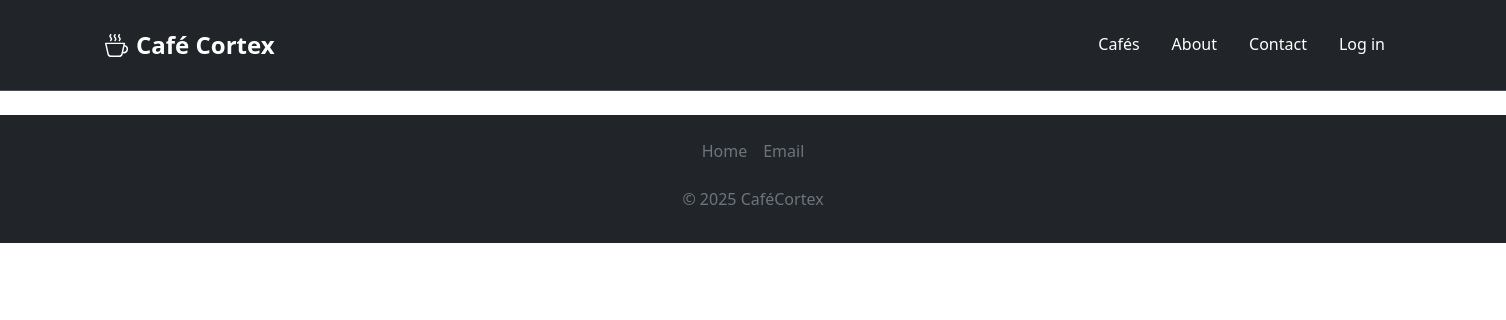
The app's page /cafes, older data.
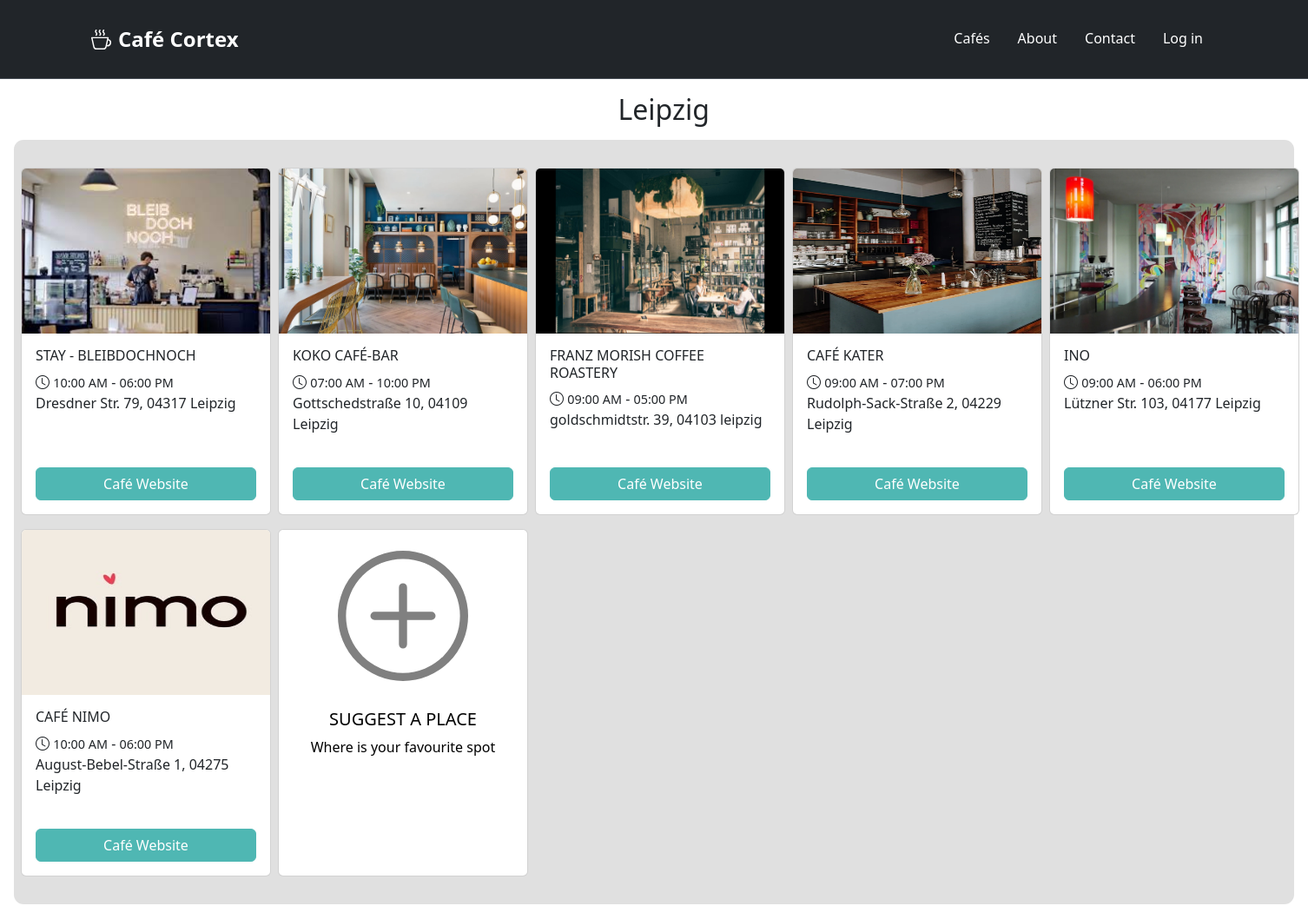
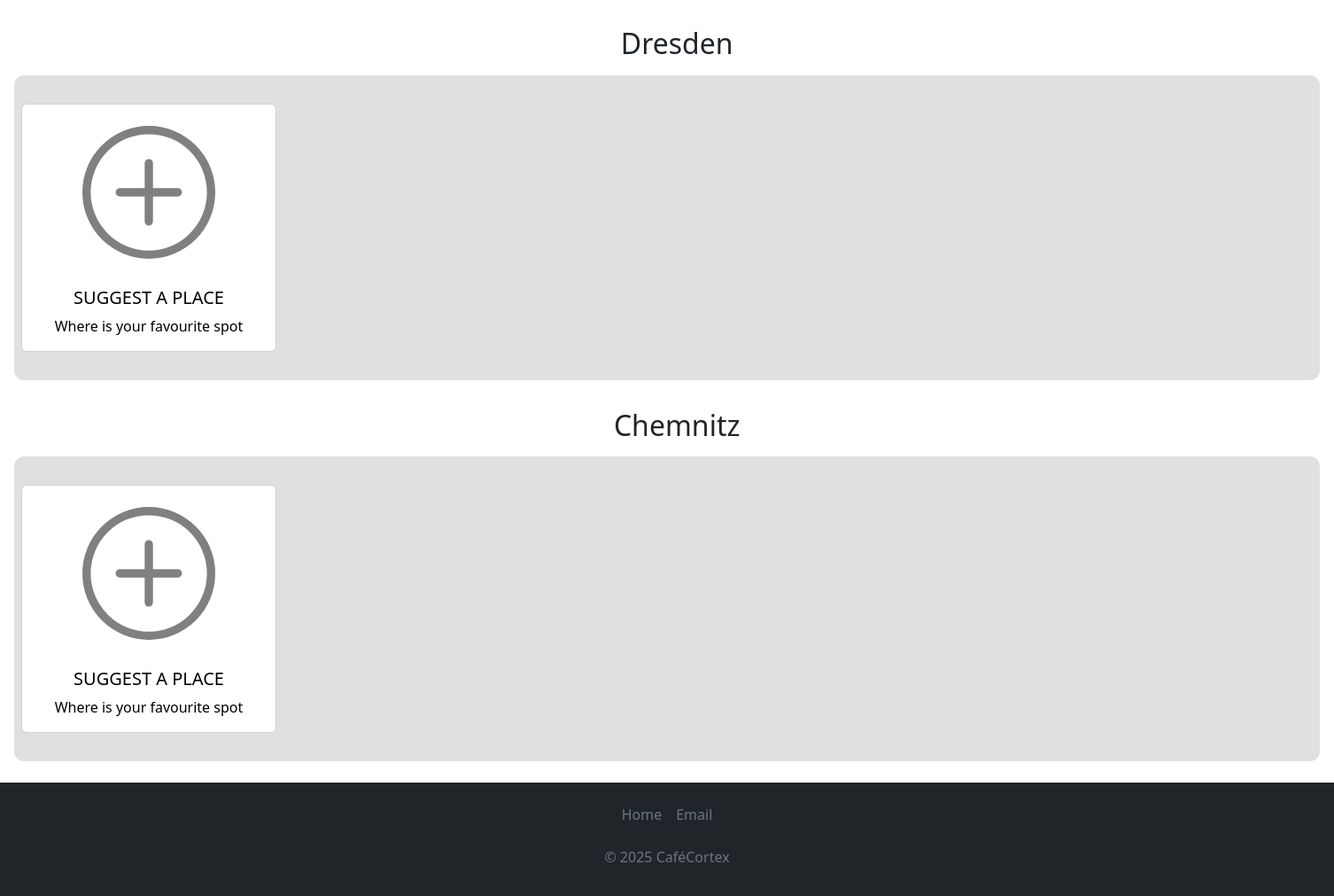
The same page, newer data (2 pictures, top to bottom).
### main.py (models this page shows)
class City(db.Model):
    __tablename__ = "cities"
    id: Mapped[int] = mapped_column(Integer, primary_key=True)
    city_name: Mapped[str] = mapped_column(String(100))
    cafes: Mapped[list["Cafe"]] = relationship("Cafe", back_populates="city")

class Cafe(db.Model):
    __tablename__ = "cafes"
    id: Mapped[int] = mapped_column(Integer, primary_key=True)
    name: Mapped[str] = mapped_column(String(200))
    city_id: Mapped[int] = mapped_column(ForeignKey("cities.id"))
    city: Mapped["City"] = relationship("City", back_populates="cafes")
    website_url: Mapped[str] = mapped_column(String(200), unique=True)
    opening_time: Mapped[str] = mapped_column(String(100))
    closing_time: Mapped[str] = mapped_column(String(100))
    address: Mapped[str] = mapped_column(String(300))
    rating: Mapped[str] = mapped_column(String(100))
    wifi: Mapped[str] = mapped_column(String(100))
    power_outlet: Mapped[str] = mapped_column(String(100))
    image_file: Mapped[str] = mapped_column(String(255), nullable=True)

### main.py (the view)
@app.route("/cafes")
def show_cafes():
    result = db.session.execute(db.select(City))
    cities = result.scalars().all()
    return render_template("cafes.html", cities=cities)

### templates/cafes.html (shortened to what this page needs)
{% extends 'base.html' %}
{% block content %}
{% for city in cities %}
    <h2 id="city" class="text-center">{{ city.city_name.capitalize() }}</h2>
    <div class="cafes-container">
      {% if city.cafes %}
      {% for cafe in city.cafes %}
      <div class="card" style="width: 18rem;">
        {% if cafe.image_file %}
          <img src="{{ url_for('static', filename=cafe.image_file) }}" height="190rem" class="card-img-top" alt="{{ cafe.name }}">
        {% else %}
          <img src="{{ url_for('static', filename='assets/uploads/default-image.jpg') }}" height="190rem" class="card-img-top" alt="{{ cafe.name }}">
        {% endif %}
        <div class="card-body d-flex flex-column justify-content-between" style="height: 13rem;">
            <div>
                <h5 class="card-title fs-6">{{ cafe.name }}</h5>
                <i class="bi bi-clock"></i>
                <span style="font-size: 0.9rem;">{{ cafe.opening_time }}</span><span> - </span><span style="font-size: 0.9rem;">{{ cafe.closing_time }}</span>
                <p class="card-text">{{ cafe.address }}</p>
            </div>
            <a href="{{ cafe.website_url }}" target="_blank" class="btn btn-primary website-btn mt-2">Café Website</a>
        </div>
      </div>
      {% endfor %}
      {% endif %}
      <div class="card" style="width: 18rem;">
        <a class="suggest-cafe text-center" href="{{ url_for('add_cafe') }}">
          <div class="card-body mt-3">
            <h5 class="card-title">SUGGEST A PLACE</h5>
            <p class="card-text">Where is your favourite spot</p>
          </div>
        </a>
      </div>
    </div>
{% endfor %}
{% endblock %}

### templates/base.html (shortened to what this page needs)
<!DOCTYPE html>
<html lang="en">
<head>
    {% block head %}
    {% block styles %}
        {{ bootstrap.load_css() }}
        <link
          rel="stylesheet"
          href="https://cdn.jsdelivr.net/npm/bootstrap-icons@1.11.3/font/bootstrap-icons.min.css"
        />
        <link
            rel="stylesheet"
            href="{{ url_for('static', filename='css/styles.css') }}"
        />
    {% endblock %}
    {% endblock %}
</head>
<body>
    <nav class="navbar bg-dark border-bottom border-body" data-bs-theme="dark">
        <div class="container">
            <header class="d-flex w-100 flex-wrap justify-content-between align-items-center py-3">
              <a href="{{ url_for('home') }}" class="d-flex align-items-center mb-3 mb-md-0 me-md-auto text-white text-decoration-none">
                <span class="fs-4 fw-bold">Café Cortex</span>
              </a>
              <ul class="nav nav-pills">
                  <li class="nav-item"><a href="{{ url_for('show_cafes') }}" class="nav-link text-white">Cafés</a></li>
                  <li class="nav-item"><a href="#" class="nav-link text-white">About</a></li>
                  <li class="nav-item"><a href="#" class="nav-link text-white">Contact</a></li>
                {% if not current_user.is_authenticated %}
                  <li class="nav-item"><a href="{{ url_for('login') }}" class="nav-link text-white">Log in</a></li>
                {% else %}
                  <li class="nav-item"><a href="{{ url_for('logout') }}" class="nav-link text-white">Log out</a></li>
                  <li class="nav-item"><a href="#" class="user-avatar"> {{ current_user.name[0] }}{{ current_user.surname[0] }}</a></li>
                {% endif %}
              </ul>
            </header>
        </div>
    </nav>
    <div id="content">
    {% block content %}{% endblock %}
    </div>
    <div class="container-fluid bg-dark" data-bs-theme="dark">
      <footer class="py-3 mt-4 bg-dark" data-bs-theme="dark">
        <ul class="nav justify-content-center mb-3">
          <li class="nav-item">
            <a href="#" class="nav-link px-2 text-secondary text-decoration-none">Home</a>
          </li>
          <li class="nav-item">
            <a href="#" class="nav-link px-2 text-secondary text-decoration-none">Email</a>
          </li>
        </ul>
        <p class="text-center text-secondary">© 2025 CaféCortex</p>
      </footer>
    </div>
</body>
</html>

### static/css/styles.css (style rules this page uses)
.navbar .nav-link { border-bottom: 2px solid transparent; transition: all 0.3s ease; }
.cafes-container { display: grid; grid-template-columns: 1fr 1fr 1fr 1fr 1fr; background-color: #E0E0E0; padding: 2rem 0.5rem; margin: 1rem; border-radius: 0.7rem; column-gap: 0.5rem; row-gap: 1rem; }
#city { padding-top: 1rem; padding-left: 1.4rem; padding-bright: 1.4rem; }
.card { cursor: pointer; transition: transform 1s ease, box-shadow 1s ease; }
.suggest-cafe { text-decoration: none !important; color: black !important; }
.website-btn { background-color: #4FB7B3; border-color: #4FB7B3; transition: background-color 0.5s; }
.nav { align-items: center; justify-content: center; align-content: center; }

Row changes from the older to the newer data that the page shows:
added City: city_name "Leipzig"
now on this page (row unchanged): Cafe: image_file (picture), name "STAY - BLEIBDOCHNOCH", opening_time "10:00 AM", closing_time "06:00 PM", address "Dresdner Str. 79, 04317 Leipzig"
now on this page (row unchanged): Cafe: image_file (picture), name "KOKO CAFÉ-BAR", opening_time "07:00 AM", closing_time "10:00 PM", address "Gottschedstraße 10, 04109 Leipzig"
now on this page (row edited): Cafe: image_file (picture), name "FRANZ MORISH COFFEE ROASTERY", opening_time "09:00 AM", closing_time "05:00 PM", address "goldschmidtstr. 39, 04103 leipzig"
now on this page (row unchanged): Cafe: image_file (picture), name "CAFÉ KATER", opening_time "09:00 AM", closing_time "07:00 PM", address "Rudolph-Sack-Straße 2, 04229 Leipzig"
added Cafe: image_file (picture), name "INO", opening_time "09:00 AM", closing_time "06:00 PM", address "Lützner Str. 103, 04177 Leipzig"
added Cafe: image_file (picture), name "CAFÉ NIMO", opening_time "10:00 AM", closing_time "06:00 PM", address "August-Bebel-Straße 1, 04275 Leipzig"
added City: city_name "Dresden"
added City: city_name "Chemnitz"
